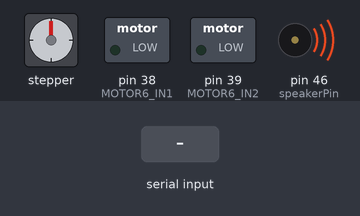
This sketch was run on a simulated Arduino Mega 2560, built with avr-gcc and run on an emulated ATmega2560. Shown: stepper motor, switched loads named in the sketch (green lamp = pin HIGH), buzzer (waves = sounding). Wiring (inferred from the names in the program): stepper motor (2048 steps per turn assumed): coils pin 37, pin 36, pin 35, pin 34. The test bench sets the inputs (shaded band). Pins used as bus, display or sensor lines are not drawn; what the sketch prints to the serial monitor is not drawn.

Above: at 0.1 s.
At 9.0 s:
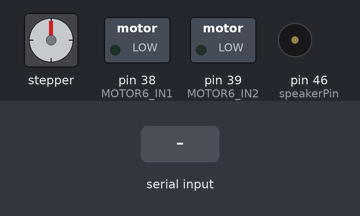
9.1 s: "-" received over the second serial link
10.6 s: "90,45\n" received over the second serial link
Timing chart, 0 to 13.6 s (numbered marks = the images above; inputs shaded):
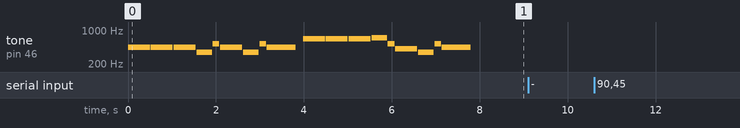

The sketch:

Cableway-Sketch.ino
```cpp
#include <SoftwareSerial.h>
#include <AccelStepper.h>

SoftwareSerial bluetooth(10, 11);

#define COMMAND_MIN_LENGTH 3
#define MOTOR_DIRECTION 0
#define MOTOR_NUMBER 1
#define MOTOR_SPEED 2

#define DISTANCE 12000
#define STEPPER_MAX_SPEED 1000
#define STEPPER_ACCELERATION 2000

// DOWN MOTORS //

AccelStepper STEPPER1(1, 2, 3); // (Driver, Step, Direction)
AccelStepper STEPPER2(1, 4, 5);
AccelStepper STEPPER3(1, 6, 7);

#define STEPPER1_ENABLE A0
#define STEPPER2_ENABLE A1
#define STEPPER3_ENABLE A2

// DOWN MOTORS //

// UP MOTORS //
#define MOTOR4_IN1 34
#define MOTOR4_IN2 35

#define MOTOR5_IN1 36
#define MOTOR5_IN2 37

#define MOTOR6_IN1 38
#define MOTOR6_IN2 39
// UP MOTORS //

void beep(int ton, int time)
{
  tone(46, ton, time);
  delay(time + 20);
}

void play()
{
const int speakerPin = 46;

const int c = 261;
const int d = 294;
const int e = 329;
const int f = 349;
const int g = 391;
const int gS = 415;
const int a = 440;
const int aS = 455;
const int b = 466;
const int cH = 523;
const int cSH = 554;
const int dH = 587;
const int dSH = 622;
const int eH = 659;
const int fH = 698;
const int fSH = 740;
const int gH = 784;
const int gSH = 830;
const int aH = 880;

    noTone(speakerPin);
    beep(a, 500);
    beep(a, 500);
    beep(a, 500);
    beep(f, 350);
    beep(cH, 150);
    beep(a, 500);
    beep(f, 350);
    beep(cH, 150);
    beep(a, 650);

    delay(150);


    beep(eH, 500);
    beep(eH, 500);
    beep(eH, 500);
    beep(fH, 350);
    beep(cH, 150);
    beep(gS, 500);
    beep(f, 350);
    beep(cH, 150);
    beep(a, 650);

    noTone(speakerPin);  // Отключаем спикер
    delay(10); // Задержка в мс после которой цикл повторится по новой
}

void setup() {
  bluetooth.begin(9600);
  Serial.begin(9600);

  pinMode(STEPPER1_ENABLE, OUTPUT);
  pinMode(STEPPER2_ENABLE, OUTPUT);
  pinMode(STEPPER3_ENABLE, OUTPUT);

  digitalWrite(STEPPER1_ENABLE, HIGH);
  digitalWrite(STEPPER2_ENABLE, HIGH);
  digitalWrite(STEPPER3_ENABLE, HIGH);

  play();

  STEPPER1.setMaxSpeed(STEPPER_MAX_SPEED);
  STEPPER1.setAcceleration(STEPPER_ACCELERATION);

  STEPPER2.setMaxSpeed(STEPPER_MAX_SPEED);
  STEPPER2.setAcceleration(STEPPER_ACCELERATION);

  STEPPER3.setMaxSpeed(STEPPER_MAX_SPEED);
  STEPPER3.setAcceleration(STEPPER_ACCELERATION);

  pinMode(MOTOR4_IN1, OUTPUT);
  pinMode(MOTOR4_IN2, OUTPUT);
  pinMode(MOTOR5_IN1, OUTPUT);
  pinMode(MOTOR5_IN2, OUTPUT);
  pinMode(MOTOR6_IN1, OUTPUT);
  pinMode(MOTOR6_IN2, OUTPUT);

  digitalWrite(MOTOR4_IN1, LOW);
  digitalWrite(MOTOR4_IN2, LOW);
  digitalWrite(MOTOR5_IN1, LOW);
  digitalWrite(MOTOR5_IN2, LOW);
  digitalWrite(MOTOR6_IN1, LOW);
  digitalWrite(MOTOR6_IN2, LOW);
}

void loop() {
    String command = "";
    //  +-: Direction
    //  1: Number Motor
    //  2: Speed (It does not matter how much symbols)

    if (bluetooth.available()) {
        while (bluetooth.available()) {
          //Read Command
          command += (char) bluetooth.read();

          Serial.println("Input: " + command[command.length()-1]);
          Serial.println("Command: " + command);

          command.trim();
        }

        if (command.length() >= COMMAND_MIN_LENGTH) {
            int mNumber = command[MOTOR_NUMBER] - '0';
            char direct = command[MOTOR_DIRECTION];
            int mSpeed = (command.substring(MOTOR_SPEED, command.length())).toInt();

            if (mNumber > 0 && mNumber <= 3) {
                if (mSpeed != 0) {
                    if (direct == '-') {
                        switch(mNumber) {
                            case 1: {
                                digitalWrite(STEPPER1_ENABLE, LOW);
                                STEPPER1.move(-DISTANCE);
                                break;
                            }
                            case 2: {
                                digitalWrite(STEPPER2_ENABLE, LOW);
                                STEPPER2.move(-DISTANCE);
                                break;
                            }
                            case 3: {
                                digitalWrite(STEPPER3_ENABLE, LOW);
                                STEPPER3.move(DISTANCE);
                                break;
                            }
                        }
                    }
                    else {
                        switch(mNumber) {
                            case 1: {
                                digitalWrite(STEPPER1_ENABLE, LOW);
                                STEPPER1.move(DISTANCE);
                                break;
                            }
                            case 2: {
                                digitalWrite(STEPPER2_ENABLE, LOW);
                                STEPPER2.move(DISTANCE);
                                break;
                            }
                            case 3: {
                                digitalWrite(STEPPER3_ENABLE, LOW);
                                STEPPER3.move(-DISTANCE);
                                break;
                            }
                        }
                    }
                } else {
                  switch(mNumber) {
                            case 1: {
                                digitalWrite(STEPPER1_ENABLE, HIGH);
                                break;
                            }
                            case 2: {
                                digitalWrite(STEPPER2_ENABLE, HIGH);
                                break;
                            }
                            case 3: {
                                digitalWrite(STEPPER3_ENABLE, HIGH);
                                break;
                            }
                        }
                }
                Serial.println("Speed");
                Serial.println(mSpeed);
                Serial.println("Motor");
                Serial.println(mNumber);
            } else if (mNumber > 3) {
              if (mSpeed != 0) {
                    if (direct == '-') {
                        digitalWrite(MOTOR4_IN1, LOW);
                        digitalWrite(MOTOR4_IN2, HIGH);
                        digitalWrite(MOTOR5_IN1, LOW);
                        digitalWrite(MOTOR5_IN2, HIGH);
                        digitalWrite(MOTOR6_IN1, LOW);
                        digitalWrite(MOTOR6_IN2, HIGH);
                    } else {
                        digitalWrite(MOTOR4_IN1, HIGH);
                        digitalWrite(MOTOR4_IN2, LOW);
                        digitalWrite(MOTOR5_IN1, HIGH);
                        digitalWrite(MOTOR5_IN2, LOW);
                        digitalWrite(MOTOR6_IN1, HIGH);
                        digitalWrite(MOTOR6_IN2, LOW);
                    }
              } else {
                  digitalWrite(MOTOR4_IN1, LOW);
                  digitalWrite(MOTOR4_IN2, LOW);
                  digitalWrite(MOTOR5_IN1, LOW);
                  digitalWrite(MOTOR5_IN2, LOW);
                  digitalWrite(MOTOR6_IN1, LOW);
                  digitalWrite(MOTOR6_IN2, LOW);
              }

            }
            Serial.println("Speed");
            Serial.println(mSpeed);
            Serial.println("Motor");
            Serial.println(mNumber);
        } else {
            Serial.println("TOO SHORT COMMAND!");
        }
    }
    STEPPER1.run();
    STEPPER2.run();
    STEPPER3.run();
}
```

Measured:
- after the input at 9.1 s, every drawn part: stays the same
- after the input at 10.6 s, every drawn part: stays the same
